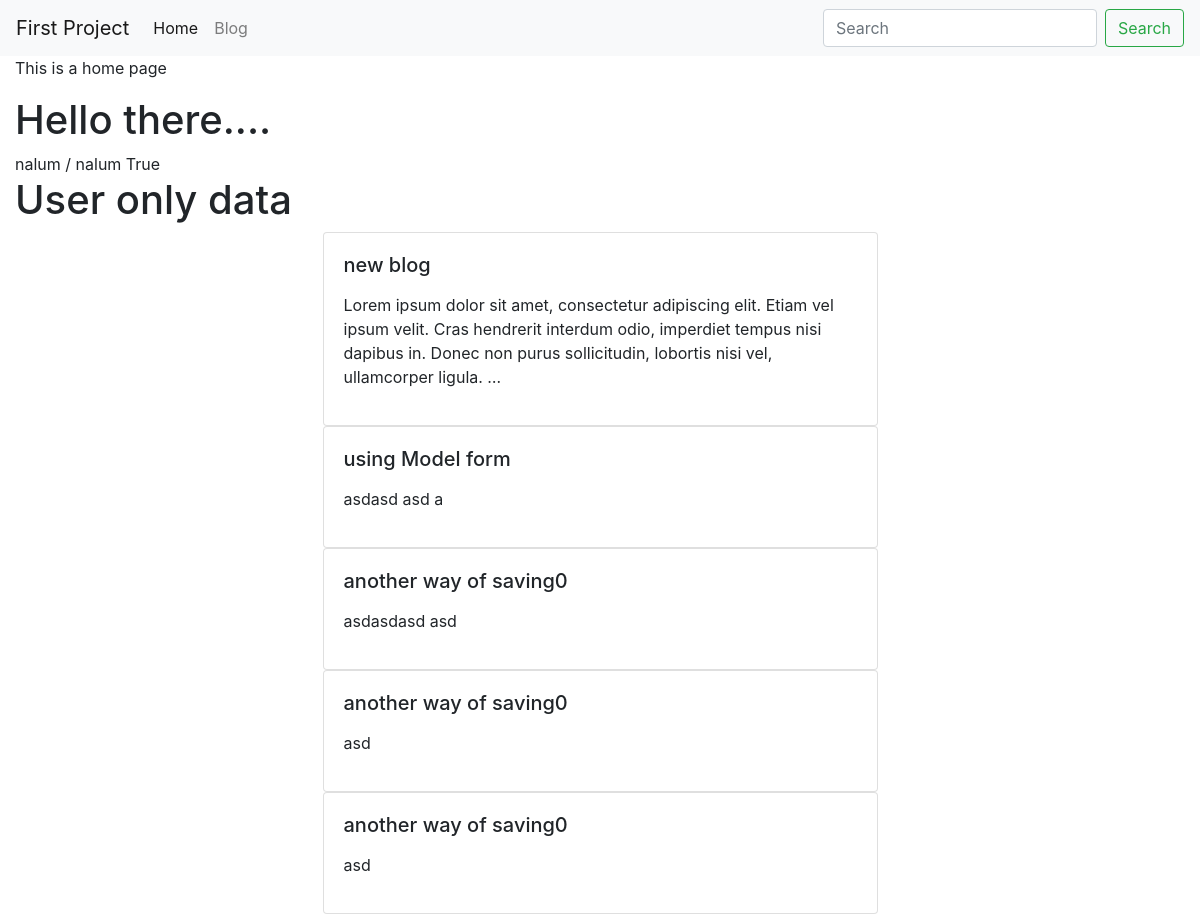
The app's page / (signed in) with its own data.
### blog/models.py (models this page shows, shortened)
class BlogPost(models.Model):
    user = models.ForeignKey(User, default=1, null=True,  on_delete=models.SET_NULL)
    title = models.CharField(max_length=120)
    slug = models.SlugField(unique=True) # hello world -> hello-world
    content = models.TextField(null=True, blank=True)
    published_date = models.DateTimeField(auto_now=False, auto_now_add=False, null=True, blank=True)
    timestamp = models.DateTimeField(auto_now_add=True)
    updated = models.DateTimeField(auto_now=True)
    class Meta:
        ordering = ['-published_date', '-updated', '-timestamp' ]
    def get_absolute_url(self):
        return f"/blog/{self.slug}"

### home/views.py (the view)
# urls.py: path('', home_page),
def home_page(request):
    my_title = "Hello there...."
    qs = BlogPost.objects.all()[:5] # [:5] - Will only give you 5 items from a list
    context = {"title": my_title, 'blog_list': qs}
    return render(request, "home.html", context)

### templates/home.html (shortened to what this page needs)
{% extends 'base.html' %}
{% block content %}
    <p>This is a home page</p>
   <h1> {{ title }}</h1>
    {{ request.user }}
    {{ request.path }}
    {{ user }}
    {{ user.is_authenticated }}
{% if user.is_authenticated %}
<h1>User only data</h1>
    {% for a in blog_list %}
        {% include 'blog/list-inline.html' with blog_post=a truncate=True detail=False %}
    {% endfor %}
{% endif %}
{% endblock %}

### blog/templates/blog/list-inline.html (shortened to what this page needs)
<div class="col col-md-6 mx-auto">
    <div class="card">
        <div class="card-body">
            <h5 class="card-title">{{ blog_post.title }}</h5>
            <p class="card-text">
                {% if truncate %}
                    {{ blog_post.content | linebreaks | truncatewords:30}}
                {% else %}
                    {{ blog_post.content | linebreaks }}
                {% endif %}
            </p>
        </div>
    </div>
</div>

### records on screen
BlogPost: title "new blog", content "Lorem ipsum dolor sit amet, consectetur adipiscing elit. Etiam vel ipsum velit. Cras hendrerit interdum odio, imperdiet tempus nisi dapibus in. Donec non purus sollicitudin, lobortis nisi vel, ullamcorper ligula. …"
BlogPost: title "using Model form", content "asdasd asd a"
BlogPost: title "another way of saving0", content "asdasdasd asd"
BlogPost: title "another way of saving0", content "asd"
BlogPost: title "another way of saving0", content "asd"

### other values on screen
{{ title }} "Hello there...."
{{ request.user }} "nalum"
{{ request.path }} "/"
{{ user }} "nalum"
{{ user.is_authenticated }} "True"
